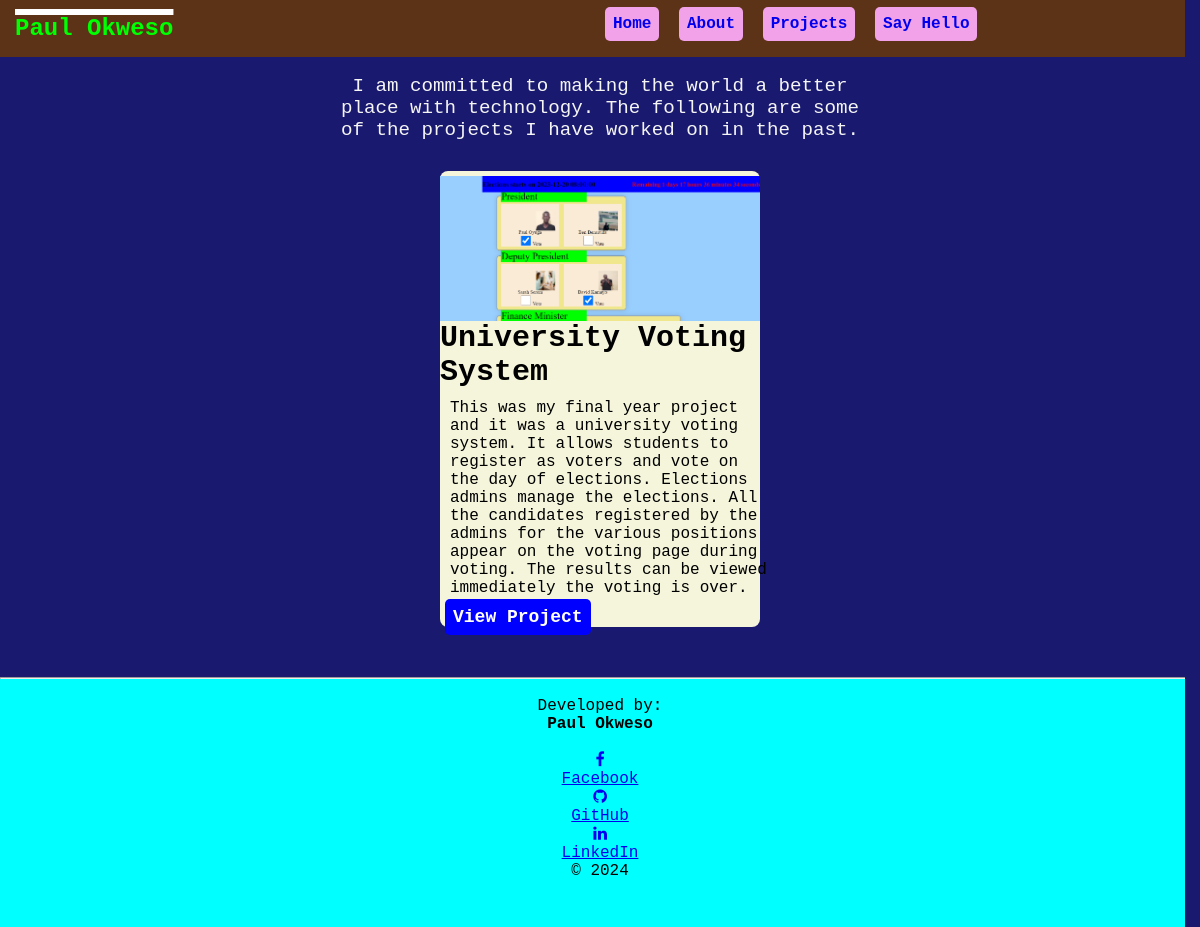
The app's page /project/ with its own data.
### home/models.py (models this page shows, shortened)
class Project(models.Model):
    name = models.CharField(max_length=80, null=True)
    photo = models.ImageField(upload_to="uploads/")
    describe = models.TextField(max_length=500, null=True, blank=True)
    link = models.TextField(max_length=800, null=True, blank=True)

### home/views.py (the view)
# urls.py: path("project/", views.project, name="project"),
def project(request):
    data = Project.objects.all()
    context = {
        "data": data,
    }
    return render(request, "home/project.html", context)

### home/templates/home/project.html (shortened to what this page needs)
{% extends "home/layout.html" %}
{% block content %}
<div class="projects-page">
    <p class="paragraph">I am committed to making the world a better place with technology. The following are some of the projects I have worked on in the past.</p>
        {% for x in data %}
            <div class="projects" style="width: 20rem; margin: 30px;">
                <img src="{{ x.photo.url }}" class="" alt="...">
                <div class="">
                <h5 class="card-title">{{x.name}}</h5>
                <p class="">{{x.describe}}</p>
                <a href="{{x.link}}" class="">View Project</a>
                </div>
            </div>
        {% endfor %}
        </div>
{% endblock %}

### home/static/home/site.css (style rules this page uses)
* { margin: 0; padding: 0; box-sizing: border-box; font-family: courier; width: 100%; scrollbar-gutter: stable; }
body { background-repeat: no-repeat; background-size: cover; background-blend-mode: overlay; background-color: midnightblue; overflow-x :hidden; width: 100vw; }
.projects-page { display: flex; flex-direction: column; justify-content: center; align-items: center; padding-top: 50px; }
.projects { display: flex; flex-direction: column; justify-content: center; align-items: center; padding-top: 5px; background-color: beige; border-radius: 8px; margin-top: 90px; height: auto; }
.projects .card-title { color: black; font-size: 30px; }
.projects a { background-color: blue; font-size: large; font-weight: bold; text-decoration: none; width: auto; margin: 5px; border-radius: 5px; margin-bottom: 5px; color: white; padding: 8px; }
.projects p { margin: 10px; }
.projects-page .paragraph { font-size: larger; margin-top: 25px; text-align: center; width: 550px; color: whitesmoke; position: relative; animation: text-animate 30s 0s 1 forwards; }

### records on screen
Project: photo (picture), name "University Voting System", describe "This was my final year project and it was a university voting system. It allows students to register as voters and vote on the day of elections. Elections admins manage the elections. All the candidates registered by the admins for the various positions appear on the voting page during voting. The results can be viewed immediately the voting is over."
